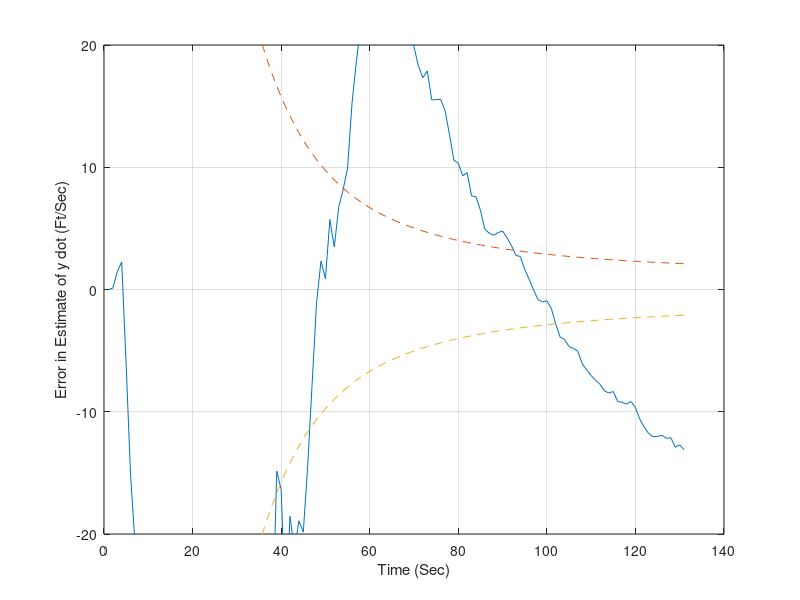

Write MATLAB code to recreate this figure.
TS=1;
ORDER=4;
PHIS=0;
SIGTH=0.01;
SIGR=100;
VT=3000;
VTERR=50;
GAMDEG=45;
GAMDEGERR=0;
VTNOM=VT+VTERR;
GAMDEGNOM=GAMDEG+GAMDEGERR;
G=32.2;
XT=0;
YT=0;
XTD=VT*cos(GAMDEG/57.3);
YTD=VT*sin(GAMDEG/57.3);
XTNOM=XT;
YTNOM=YT;
XTDNOM=VTNOM*cos(GAMDEGNOM/57.3);
YTDNOM=VTNOM*sin(GAMDEGNOM/57.3);
XR=100000;
YR=0;
T=0;
S=0;
H=0.001;
XH(1,1)=XT-XTNOM;
XH(2,1)=XTD-XTDNOM;
XH(3,1)=YT-YTNOM;
XH(4,1)=YTD-YTDNOM;
count=0;
PHI=zeros(ORDER,ORDER);
P=zeros(ORDER,ORDER);
Q=zeros(ORDER,ORDER);
IDNP=zeros(ORDER,ORDER);
IDNP(1,1)=1;
IDNP(2,2)=1;
IDNP(3,3)=1;
IDNP(4,4)=1;
P(1,1)=1000^2;
P(2,2)=100^2;
P(3,3)=1000^2;
P(4,4)=100^2;
RMAT(1,1)=SIGTH^2;
RMAT(1,2)=0;
RMAT(2,1)=0;
RMAT(2,2)=SIGR^2;
PHI(1,1)=1;
PHI(1,2)=TS;
PHI(2,2)=1;
PHI(3,3)=1;
PHI(3,4)=TS;
PHI(4,4)=1;
Q(1,1)=PHIS*TS^3/3;
Q(1,2)=PHIS*TS^2/2;
Q(2,1)=Q(1,2);
Q(2,2)=PHIS*TS;
Q(3,3)=Q(1,1);
Q(3,4)=Q(1,2);
Q(4,3)=Q(3,4);
Q(4,4)=Q(2,2);
while YT>=0
    XTOLD=XT;
    XTDOLD=XTD;
    YTOLD=YT;
    YTDOLD=YTD;
    XTNOMOLD=XTNOM;
    XTDNOMOLD=XTDNOM;
    YTNOMOLD=YTNOM;
    YTDNOMOLD=YTDNOM;
    XTDD=0;
    YTDD=-G;
    XTDDNOM=0;
    YTDDNOM=-G;
    XT=XT+H*XTD;
    XTD=XTD+H*XTDD;
    YT=YT+H*YTD;
    YTD=YTD+H*YTDD;
    XTNOM=XTNOM+H*XTDNOM;
    XTDNOM=XTDNOM+H*XTDDNOM;
    YTNOM=YTNOM+H*YTDNOM;
    YTDNOM=YTDNOM+H*YTDDNOM;
    T=T+H;
    XTDD=0;
    YTDD=-G;
    XTDDNOM=0;
    YTDDNOM=-G;
    XT=0.5*(XTOLD+XT+H*XTD);
    XTD=0.5 *(XTDOLD+XTD+H*XTDD);
    YT=0.5*(YTOLD+YT+H*YTD);
    YTD=0.5*(YTDOLD+YTD+H*YTDD);
    XTNOM=0.5*(XTNOMOLD+XTNOM+H*XTDNOM);
    XTDNOM=0.5*(XTDNOMOLD+XTDNOM+H*XTDDNOM);
    YTNOM=0.5*(YTNOMOLD+YTNOM+H*YTDNOM);
    YTDNOM=0.5*(YTDNOMOLD+YTDNOM+H*YTDDNOM);
    S=S+H;
    if S>=TS
        S=0;
        RTNOM=sqrt((XTNOM-XR)^2+(YTNOM-YR)^2);
        HMAT(1,1)=-(YTNOM-YR)/RTNOM^2;
        HMAT(1,2)=0;
        HMAT(1,3)=(XTNOM-YR)/RTNOM^2;
        HMAT(1,4)=0;
        HMAT(2,1)=(XTNOM-XR)/RTNOM;
        HMAT(2,2)=0;
        HMAT(2,3)=(YTNOM-YT)/RTNOM;
        HMAT(2,4)=0;
        HT = HMAT';
        PHIT=PHI';
        PHIP=PHI*P;
        PHIPPHIT=PHIP*PHIT;
        M=PHIPPHIT+Q;
        HM=HMAT*M;
        HMHT=HM*HT;
        HMHTR=HMHT+RMAT;
        HMHTRINV=inv(HMHTR);
        MHT=M*HT;
        K=MHT*HMHTRINV;
        KH=K*HMAT;
        IKH=IDNP-KH;
        P=IKH*M;
        THETNOISE=SIGTH*randn;
        RTNOISE=SIGR*randn;
        THET=atan2((YT-YR),(XT-XR));
        RT=sqrt((XT-XR)^2+(YT-YR)^2);
        THETNOM=atan2((YTNOM-YR),(XTNOM-XR));
        RTNOM=sqrt((XTNOM-XR)^2+(YTNOM-YR)^2);
        DELTHET=THET-THETNOM;
        DELTR=RT-RTNOM;
        MEAS(1,1)=DELTHET+THETNOISE;
        MEAS(2,1)=DELTR+RTNOISE;
        PHIXH=PHI*XH;
        HPHIXH=HMAT*PHIXH;
        RES=MEAS-HPHIXH;
        KRES=K*RES;
        XH=PHIXH+KRES;
        XTH=XTNOM+XH(1,1);
        XTDH=XTDNOM+XH(2,1);
        YTH=YTNOM+XH(3,1);
        YTDH=YTDNOM+XH(4,1);
        ERRX=XT-XTH;
        SP11=sqrt(P(1,1));
        ERRXD=XTD-XTDH;
        SP22=sqrt(P(2,2));
        ERRY=YT-YTH;
        SP33=sqrt(P(3,3));
        ERRYD=YTD-YTDH;
        SP44=sqrt(P(4,4));
        SP11P=-SP11;
        SP22P=-SP22;
        SP33P=-SP33;
        SP44P=-SP44;
        
        count=count+1;
        ArrayT(count)=T;
        ArrayERRX(count)=ERRX;
        ArrayERRXD(count)=ERRXD;
        ArrayERRY(count)=ERRY;
        ArrayERRYD(count)=ERRYD;
        ArraySP11(count)=SP11;
        ArraySP11P(count)=SP11P;
        ArraySP22(count)=SP22;
        ArraySP22P(count)=SP22P;
        ArraySP33(count)=SP33;
        ArraySP33P(count)=SP33P;
        ArraySP44(count)=SP44;
        ArraySP44P(count)=SP44P;
    end
end

plot(ArrayT,ArrayERRX)
hold on;
plot(ArrayT,ArraySP11,'--')
plot(ArrayT,ArraySP11P,'--')
hold off;
grid on;
xlabel('Time (Sec)');
ylabel('Error in Estimate of x (Ft)');
axis([0 140 -200 200]);

plot(ArrayT,ArrayERRXD)
hold on;
plot(ArrayT,ArraySP22,'--')
plot(ArrayT,ArraySP22P,'--')
hold off;
grid on;
xlabel('Time (Sec)');
ylabel('Error in Estimate of x dot (Ft/Sec)');
axis([0 140 -20 20]);

plot(ArrayT,ArrayERRY)
hold on;
plot(ArrayT,ArraySP33,'--')
plot(ArrayT,ArraySP33P,'--')
hold off;
grid on;
xlabel('Time (Sec)');
ylabel('Error in Estimate of y (Ft)');
axis([0 140 -700 700]);

plot(ArrayT,ArrayERRYD)
hold on;
plot(ArrayT,ArraySP44,'--')
plot(ArrayT,ArraySP44P,'--')
hold off;
grid on;
xlabel('Time (Sec)');
ylabel('Error in Estimate of y dot (Ft/Sec)');
axis([0 140 -20 20]);
